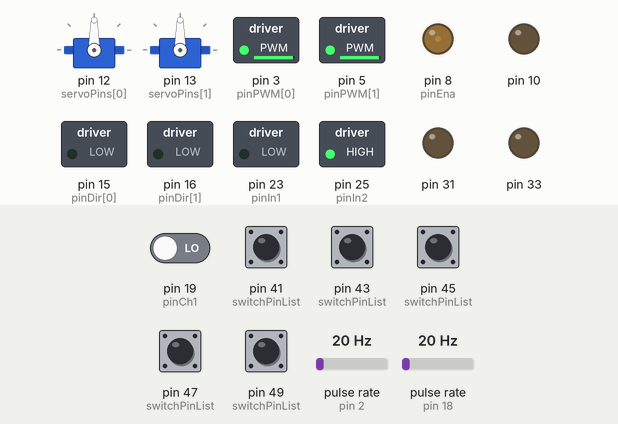
Recording of a sketch running on a simulated Arduino Mega 2560, built with avr-gcc and run on an emulated ATmega2560. On the bench: 2 × servo, switched loads named in the sketch (green lamp = pin HIGH), output pins drawn as LEDs (lit = HIGH). Wiring (inferred from the names in the program): 2 × pulse sensor: data pin 2 / data pin 18. The inputs (shaded band) are chosen by the test bench; at power-on: pin 41 (switchPinList), pin 43 (switchPinList), pin 45 (switchPinList), pin 47 (switchPinList), pin 49 (switchPinList) HIGH, pin 19 (pinCh1) LOW, pulse rate (sensors on pin 2, pin 18) 20 Hz.

Above: at 1.2 s.
1.3 s: pin 19 (pinCh1) driven HIGH
Timing chart, 0 to 4.3 s (numbered marks = the images above; inputs shaded):
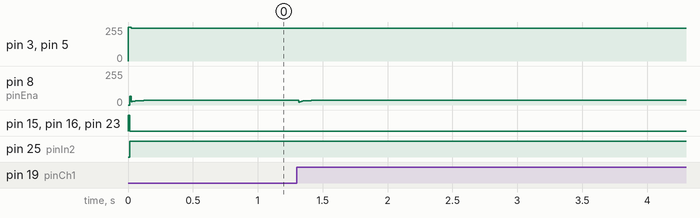

Measured:
- after the input at 1.3 s, pin 8 (pinEna): 35/255 → 34/255 at once, → 35/255 0.22 s later

The sketch:

Arduino_Code.ino
```cpp
#include <SPI.h>

#include "comm.h"
#include "drive.h"
#include "ultrasonic.h"
#include "switches.h"
#include "I2Cdev/I2Cdev.h"
#include "MPU6050_6Axis_MotionApps20.h"
#if I2CDEV_IMPLEMENTATION == I2CDEV_ARDUINO_WIRE
    #include "Wire.h"
#endif
#include <Servo.h>

unsigned long t;
unsigned long prevtime_drv = 0;
unsigned long prevtime_mot = 0;
unsigned long prevtime_srv = 0;
unsigned long prevtime_com = 0;
unsigned long prevtime_mpu = 0;
unsigned long prevtime_us = 0;
unsigned long prevtime_sw = 0;

const unsigned long update_time_drv = 10;
const unsigned long update_time_mot = 10;
const unsigned long update_time_srv = 10;
const unsigned long update_time_com = 50;
const unsigned long update_time_mpu = 5;
const unsigned long update_time_us = 100;
const unsigned long update_time_sw = 10;

// Drive Parameters
int pinCh1 = 19, pinCh2 = 999;
int pinEna = 8;
int pinIn1 = 23, pinIn2 = 25;
int setpoint = 70;
int dead[2] = { -35, 35};
int pinPWM[2] = {3, 5};
int pinEnc[2] = {2, 18};
int pinDir[2] = {15, 16};
drivetrain drive3;

// Secondary motor parameters
int RollerEn[N_mot] = {10};
int RollerIn1[N_mot] = {31};
int RollerIn2[N_mot] = {33};
HBridgeMotor motList[N_mot];


// MPU parameters
MPU6050 mpu;  //MPU6050 mpu(0x69); // <-- use for AD0 high
uint8_t mpuIntStatus;   // holds actual interrupt status byte from MPU
uint16_t packetSize;    // expected DMP packet size (default is 42 bytes)
uint16_t fifoCount;     // count of all bytes currently in FIFO
uint8_t fifoBuffer[64]; // FIFO storage buffer
Quaternion q;           // [w, x, y, z]         quaternion container
VectorFloat gravity;    // [x, y, z]            gravity vector
float ypr[3];         // [psi, theta, phi]    Euler angle container


// servo parameters
Servo servoList[N_servo];
int servoPins[N_servo] = {12, 13};

// switch parameters
LimitSwitch switchList[N_lim];
int switchPinList[N_lim] = {41, 43, 45, 47, 49};

// ultrasonic parameters
// ultrasonic usList[N_us];
int usEch[N_us] = {3};
int usTrg[N_us] = {4};

void setup() {
  Serial.begin(115200);

  // set up mpu
  // #if I2CDEV_IMPLEMENTATION == I2CDEV_ARDUINO_WIRE
  //     Wire.begin();
  //     Wire.setClock(400000); // 400kHz I2C clock. Comment this line if having compilation difficulties
  // #elif I2CDEV_IMPLEMENTATION == I2CDEV_BUILTIN_FASTWIRE
  //     Fastwire::setup(400, true);
  // #endif
  // mpu.initialize();
  // mpu.dmpInitialize();
  // mpu.setDMPEnabled(true);
  // packetSize = mpu.dmpGetFIFOPacketSize();

  //set up drive
  motorGen::begin();
  drive3.mot1 = new motorPololu(pinCh1, pinCh2, pinEna, pinIn1, pinIn2);
  drive3.mot[0] = new motorDigikey(pinEnc[0], pinPWM[0], pinDir[0]);
  drive3.mot[1] = new motorDigikey(pinEnc[1], pinPWM[1], pinDir[1]);
  drive3.initAll();

  // set up secondary motors
  for (int i = 0; i < N_mot; i++) {
    motList[i].begin_mot(RollerEn[i], RollerIn1[i], RollerIn2[i]);
  }

  command.mot_cmd[0] = 0;
  command.mot_cmd[1] = 0;

  // set up servos
  for (int i = 0; i < N_servo; i++) {
    servoList[i] = Servo();
    servoList[i].attach(servoPins[i]);
  }

  // set up limit switches
  for (int i = 0; i < N_lim; i++) {
    switchList[i].begin_sw(switchPinList[i],i);
  }

  // set up ultrasonic
  // for (int i = 0; i < N_us; i++) {
  //   usList[i].begin_us(i,usTrg[i],usEch[i]);
  // }

  command.drive_cmd = 1;
  command.drive_data[0] = 0;
  command.drive_data[1] = 0;
  command.servo_cmd[0] = 90;
  command.servo_cmd[1] = 90;
 // Serial.println(sizeof(state));
}

long testprev = 0, tmpstate = 0, testidx = 0;
float testSpeed[8] = {-2, -1.5, -0.5, 0.1, 0.3, 0.6, 0.9, 1.5};


void loop() {

t = millis();

// if (t - testprev > 2000){

//   command.drive_data[0] = 0;
//   command.drive_data[1] = 0;
//   command.drive_cmd = (tmpstate ? 3 : 1);
//   // command.drive_data[2] = testSpeed[testidx];
//   command.drive_data[2] = 1;
//   testidx = testidx % 8;
//   command.servo_cmd[0] = 0;
//   tmpstate = !tmpstate;
//   // Serial.println(command.drive_data)
//   // Serial.println(command.drive_data[2]);
//   testprev = t;
// }


//   update comms
  if (t - prevtime_com > update_time_com) {
    if (read_command(command)) {
      state.drive_mode = command.servo_cmd[0]+command.servo_cmd[1];
      write_status(state);
    }
    prevtime_com = t;
  }


  // update mpu reading
  // if (t - prevtime_mpu > update_time_mpu) {
  //   fifoCount = mpu.getFIFOCount();
  //   mpuIntStatus = mpu.getIntStatus();

  //   if ((mpuIntStatus & 0x10) || fifoCount == 1024) {
  //       mpu.resetFIFO();
  //   }
  //   else if (mpuIntStatus & 0x02) {
  //       // wait for correct available data length, should be a VERY short wait
  //       while (fifoCount < packetSize) fifoCount = mpu.getFIFOCount();

  //       // read a packet from FIFO
  //       mpu.getFIFOBytes(fifoBuffer, packetSize);
  //       fifoCount -= packetSize;

  //       // display Euler angles in degrees
  //       mpu.dmpGetQuaternion(&q, fifoBuffer);
  //       mpu.dmpGetGravity(&gravity, &q);
  //       mpu.dmpGetYawPitchRoll(state.ypr, &q, &gravity);
  //       state.ypr[0] = state.ypr[0]*-180/3.14159;
  //       state.ypr[1] = state.ypr[1]*180/3.14159;
  //       state.ypr[2] = state.ypr[2]*180/3.14159;
  //   }
  //   prevtime_mpu = t;
  // }


  // update drive
  if (t - prevtime_drv > update_time_drv) {
    drive3.updateDrive();
    prevtime_drv = t;
  }

  // update servos
  if (t - prevtime_srv > update_time_srv) {
    for(int i = 0; i < N_servo; i++) {
      servoList[i].write(command.servo_cmd[i]);
    }
    prevtime_srv = t;
  }

  // update secondary motors
  if (t - prevtime_mot > update_time_mot) {
    for(int i = 0; i < N_mot; i++) {
      motList[i].drive(command.mot_cmd[i]);
    }
    prevtime_mot = t;
  }

  // update limit switches
  if (t - prevtime_sw > update_time_sw) {
    for(int i = 0; i < N_lim; i++) {
      switchList[i].update_sw();
    }
    prevtime_sw = t;
  }

  // update ultrasonic
  // if (t - prevtime_us > update_time_us) {
  //   for(int i = 0; i < N_mot; i++) {
  //     if (command.US_enable) {
  //       usList[i].ping();
  //     }
  //   }
  //   prevtime_us = t;
  // }
}
```

comm.h
```cpp
#ifndef COMM_H
#define COMM_H

#define N_drive 3
#define N_mot 1
#define N_servo 2
#define N_us 1
#define N_lim 5
#define N_phot 0

struct status_output {
  int drive_mode;
  float drive_rpm[N_drive];
  float ypr[3];
  float US_dist[N_us];
  int lim_stat[N_lim];
  int phot_V[N_phot];
};

struct cmd_input {
  int drive_cmd;
  float drive_data[N_drive];
  bool US_enable;
  int mot_cmd[N_mot];
  int servo_cmd[N_servo];
};

bool read_command(cmd_input &command) {

  byte buff[sizeof(cmd_input)];

  if (Serial.available() > sizeof(cmd_input)) Serial.find('\r');
  else return 0;
  Serial.readBytes(buff, sizeof(cmd_input));
  memcpy(&command, buff, sizeof(cmd_input));
  while (Serial.available()) {
    Serial.read();
  }
  return 1;
}

byte buff[sizeof(status_output)];
void write_status(status_output out) {
  memcpy(buff, &out, sizeof(status_output));
  Serial.write(buff, sizeof(status_output));
  Serial.print('\n');
  Serial.flush();
}

status_output state;
cmd_input command;

#endif
```

drive.h
```cpp
#include "utils.h"
#include "comm.h"

# define N 3

class drivetrain {
  const float pi = 3.14159265;
  const float sang[N] = {sin(pi), sin(-pi/3), sin(pi/3)}; // Sine of angles from the center to the wheels CCW from forward
  const float cang[N] = {cos(pi), cos(-pi/3), cos(pi/3)}; // Sine of angles from the center to the wheels CCW from forward
  const float R = 19; // Use whatever units you want the speed in for these
  const float Rw = 3.15;
  const float maxRPM = 100;
  float speed[3];
  byte driveMode = 0;
  float referenceHeading;
  float prev_cmd[4];

  public:
     motorPololu* mot1;
     motorDigikey* mot[N-1];
     void initAll();
     void refreshAll();
     bool newCommand();
     void setReference();
     void updateDrive();
     void setSpeeds(float* speeds);
     void relativeHeadingPolar(float V, float phi, float omega);
     void relativeHeadingXYR(float Vx, float Vy, float omega);
     void absoluteHeadingPolar(float V, float phi, float omega);
};

void drivetrain::initAll() {
  mot1 -> init();
  for (int i = 1; i < N; i++) {
    mot[i-1] -> init();
  }
}

void drivetrain::refreshAll() {
  mot1->refresh();
  for (int i = 1; i < N; i++) {
    mot[i-1] -> refresh();
  }
}

bool drivetrain::newCommand() {
  return (command.drive_cmd != prev_cmd[0])||(command.drive_data[0] != prev_cmd[1])||(command.drive_data[1] != prev_cmd[2])||(command.drive_data[2] != prev_cmd[3]);
}

void drivetrain::setReference() {
  referenceHeading = state.ypr[0];
}

void drivetrain::updateDrive() {
  switch(command.drive_cmd) {
    case 0: // do nothing
      break;
    case 1: // stop
      mot1->pid->refresh();
      // mot1->stop();
      mot[0]->stop();mot[0]->pid->refresh();
      mot[1]->stop();mot[1]->pid->refresh();
      for(int i = 0;i < N; ++i) speed[i] = 0;
        setSpeeds(speed);


      break;
    case 2: // Relative motion in polar coordinates
        relativeHeadingPolar(command.drive_data[0], command.drive_data[1], command.drive_data[2]);
      break;
    case 3: // Relative motion in cartesian coordinates
        relativeHeadingXYR(command.drive_data[0], command.drive_data[1], command.drive_data[2]);
      break;
    case 4: // Absolute motion in polar coordinates
      absoluteHeadingPolar(command.drive_data[0], command.drive_data[1], command.drive_data[2]);
      break;
  }

  state.drive_mode = command.drive_cmd;
  // if (newCommand()) {
  //   prev_cmd[0] = command.drive_cmd;
  //   prev_cmd[1] = command.drive_data[0];
  //   prev_cmd[2] = command.drive_data[1];
  //   prev_cmd[3] = command.drive_data[2];
  //   refreshAll();
  // }
}

void drivetrain::setSpeeds(float* speeds) {

  // mot[0] -> drive(80);
  // mot[1] -> drive(0);
    mot1 -> drive(speeds[0]);
  for (int i = 1; i < 3; i++) {
    mot[i-1] -> drive(speeds[i]);
  }
  // Serial.println(' ');
  state.drive_rpm[0] = 200;
    // for (int i = 1; i < 3; i++) {
    //     state.drive_rpm[i] = mot[i - 1] -> output;
    // }
}

void drivetrain::relativeHeadingPolar(float V, float phi, float omega) {
  //convert to XYR and pass to the correct function
  relativeHeadingXYR(V*(float)cos(phi*pi/180), V*(float)sin(phi*pi/180), omega);
//    Serial.print(V);
//    Serial.print(' ');
//    Serial.println(phi);
}

void drivetrain::relativeHeadingXYR(float Vx, float Vy, float omega) {
  float speeds[N];

  // Calculate necessary wheel speeds in RPM
  speeds[0] = (-Vx*sang[0]+Vy*cang[0]+R*omega)*9.549/Rw;
  for (int i = 1; i < N; i++) {
    speeds[i] = (-Vx*sang[i]+Vy*cang[i]+R*omega)*9.549/Rw;
  }

  // Check that none are above the maximum and limit to preserve the
  // correct motion if the speed is unattainable
  float M = 0;

  for (int i = 0; i < N; i++) {
    M = max(M,abs(speeds[i]));
  }

  if (M > maxRPM) {
    //Serial.println("Warning: Maximum speed exceeded. Throttling to retain heading");
    float s = abs(maxRPM/M);
    for (int i = 0; i < N; i++) {
      speeds[i] = s*speeds[i];
    }
  }

  // Set the wheel speeds
  setSpeeds(speeds);

  // Serial.print(mot1->speed_motor);
  // Serial.print(" ");
  // Serial.print(mot[0]->speed_motor);
  // Serial.print(" ");
  // Serial.print(mot[1]->speed_motor);
  // Serial.print(" ");

 // for(int i = 0; i < N; i++) {
 //   Serial.print(speeds[i]);
 //   Serial.print(" ");
 // }
 // Serial.print("\n");
}

void drivetrain::absoluteHeadingPolar(float V, float phi, float omega) {
  relativeHeadingPolar(V,phi-referenceHeading-state.ypr[0],omega);
}
```

switches.h
```cpp
#include "utils.h"
#include "comm.h"

class LimitSwitch {
  public:
    int pin;
    int instance;
    bool currentState;

    void begin_sw (int PIN, int inst) {
      instance = inst;
      pin = PIN;
      pinMode(pin,INPUT);
      currentState = digitalRead(pin);
    }

    void update_sw() {
      bool a = digitalRead(pin);
      if (a && !currentState) {
        state.lim_stat[instance]++;
      }
      currentState = a;
    }

    void reset() {
      state.lim_stat[instance] = 0;
    }
};

class PhotoSwitch {
  public:
    int pin;
    int threshold;
    int instance;

    PhotoSwitch (int PIN, int inst) {
      instance = inst;
      pin = PIN;
      update_ps();
    }

    void update_ps() {
      state.phot_V[instance] = analogRead(pin);
    }

};
```

ultrasonic.h
```cpp
#include "utils.h"
#include "comm.h"

class ultrasonic
{
  static void isr0 ();
  static void isr1 ();

  int whichISR;
  static ultrasonic * instance0_;
  static ultrasonic * instance1_;

  void handleInterrupt ();

  volatile int counter_;

  int trg_pin, ech_pin;
  float a = 0.017; // speed of sound in cm/us (or whatever length units / us)
  unsigned long t0, t1;

  public:
    void begin_us (int whichISR_, int trg_pin_, int ech_pin_);
    void begin_us ();
    void ping ();

    bool complete;

};

void ultrasonic::begin_us (int whichISR_, int trg_pin_, int ech_pin_) {
  complete = 0;
  whichISR = whichISR_;
  trg_pin = trg_pin_;
  ech_pin = ech_pin_;
  pinMode(ech_pin, INPUT);
  pinMode(trg_pin, OUTPUT);
  digitalWrite(trg_pin, LOW);

  switch (whichISR) {
    case 0:
      attachInterrupt (digitalPinToInterrupt(ech_pin), isr0, CHANGE);
      instance0_ = this;
      break;
    case 1:
      attachInterrupt (digitalPinToInterrupt(ech_pin), isr1, CHANGE);
      instance1_ = this;
      break;
    }
  }

void ultrasonic::isr0 () {
  instance0_->handleInterrupt ();
}

void ultrasonic::isr1 () {
  instance1_->handleInterrupt ();
}

ultrasonic * ultrasonic::instance0_;
ultrasonic * ultrasonic::instance1_;

void ultrasonic::handleInterrupt () {
  if(digitalRead(ech_pin)) {
    t0 = micros();
    complete = 0;
  }
  else {
    t1 = micros();
    state.US_dist[whichISR] = (t1-t0)*a;
    complete = 1;
  }
  }

void ultrasonic::ping() {
  //Serial.println(t0);
  digitalWrite(trg_pin, HIGH);
  delayMicroseconds(10);
  digitalWrite(trg_pin, LOW);
}
```

Source omitted: utils.h (12157 bytes)
